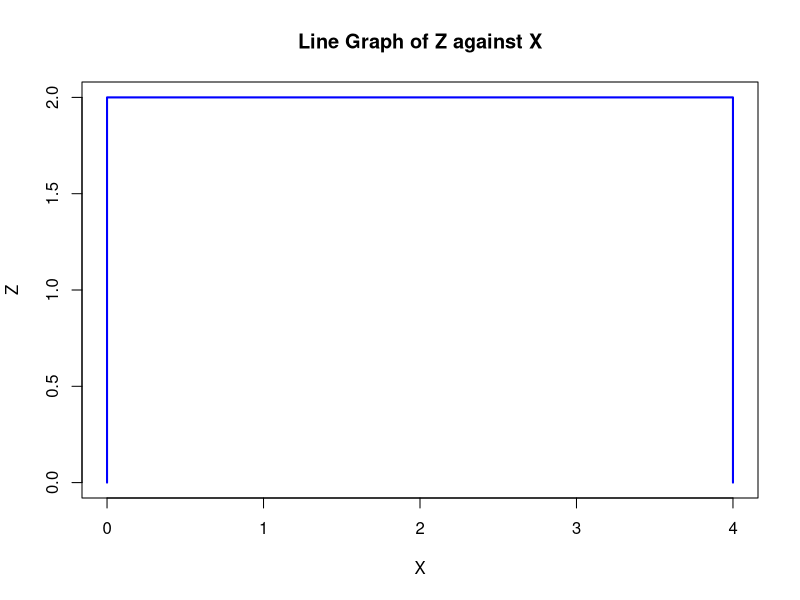

R code for this plot:


# Line graph representing a U-turn
X <- c(0, 0, 4, 4)  
Z <- c(0, 2, 2, 0)

plot(X, Z, type = "l", col = "blue", lwd = 2,
     xlab = "X", ylab = "Z", main = "Line Graph of Z against X")